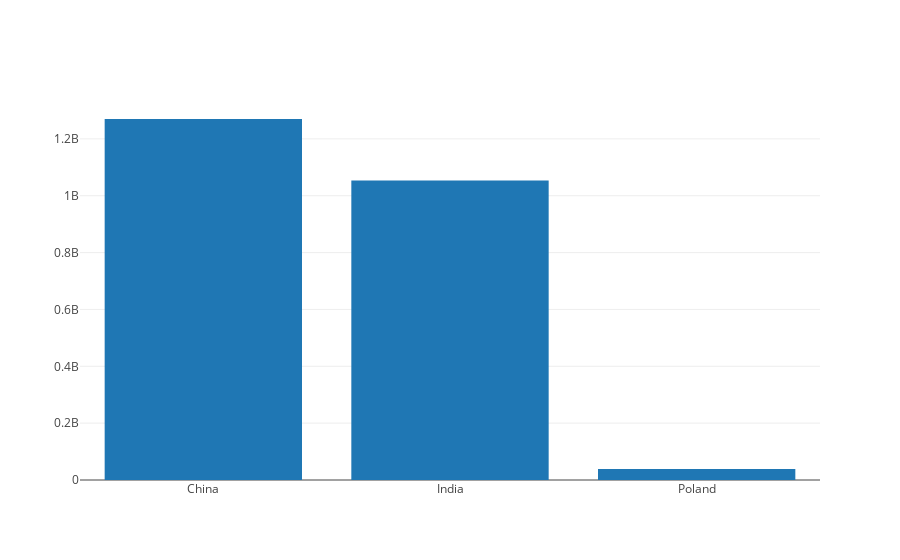

Write notebook code for a chart like this one.
### Code cell
# Index can be also used as data

plotly.offline.iplot({
    'data': [
        go.Bar(
            x=data['Total population']['2000'].loc[['China', 'India', 'Poland']].index,
            y=data['Total population']['2000'].loc[['China', 'India', 'Poland']],
        )
    ],
})

### Figure 1 — Plotly figure (JSON) as saved in the notebook; plotly's stock layout.template omitted (floating-point values rounded to 4 significant figures)
{"data": [{"type": "bar", "x": ["China", "India", "Poland"], "y": [1269974572, 1053481072, 38486305]}], "layout": {}}
